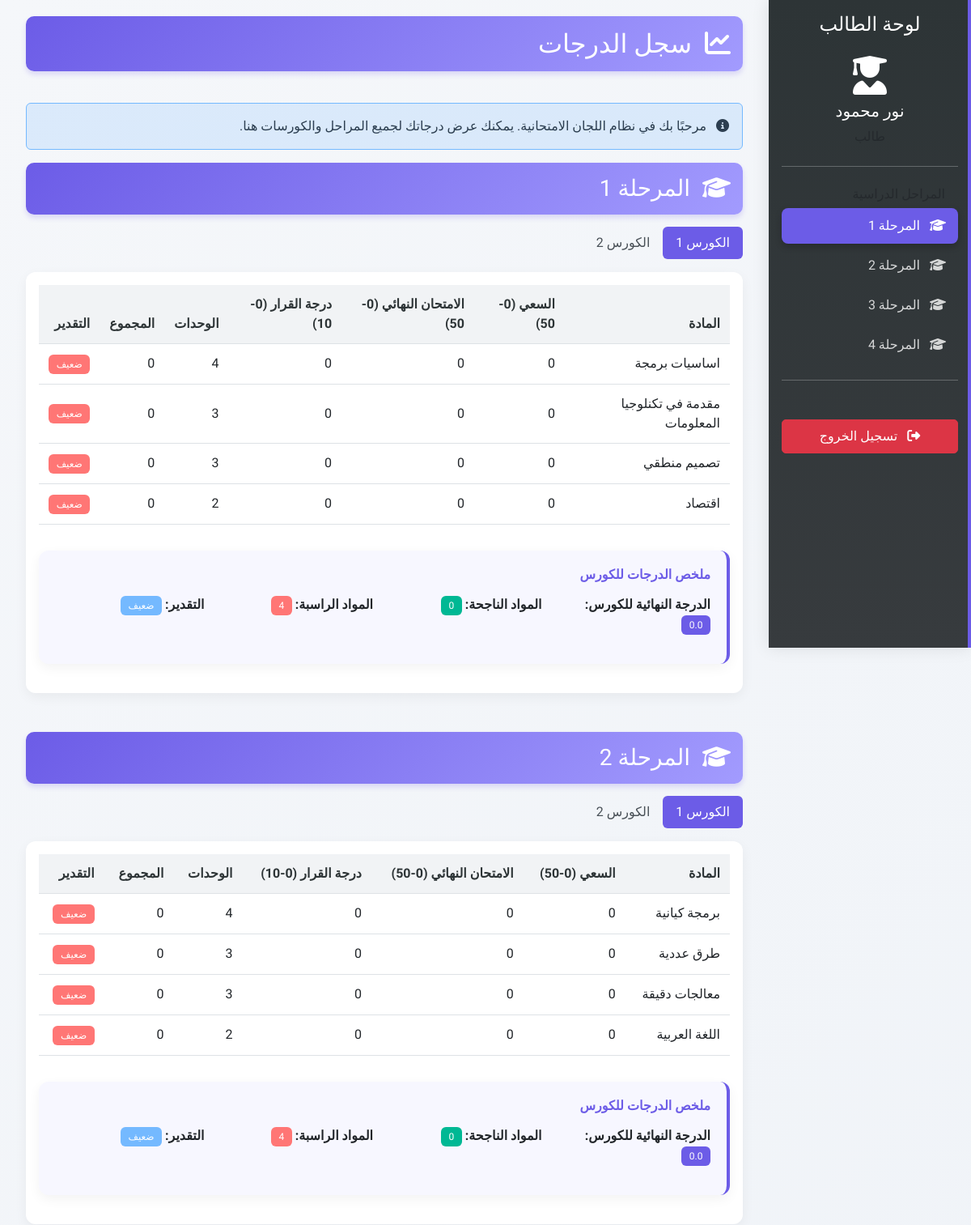
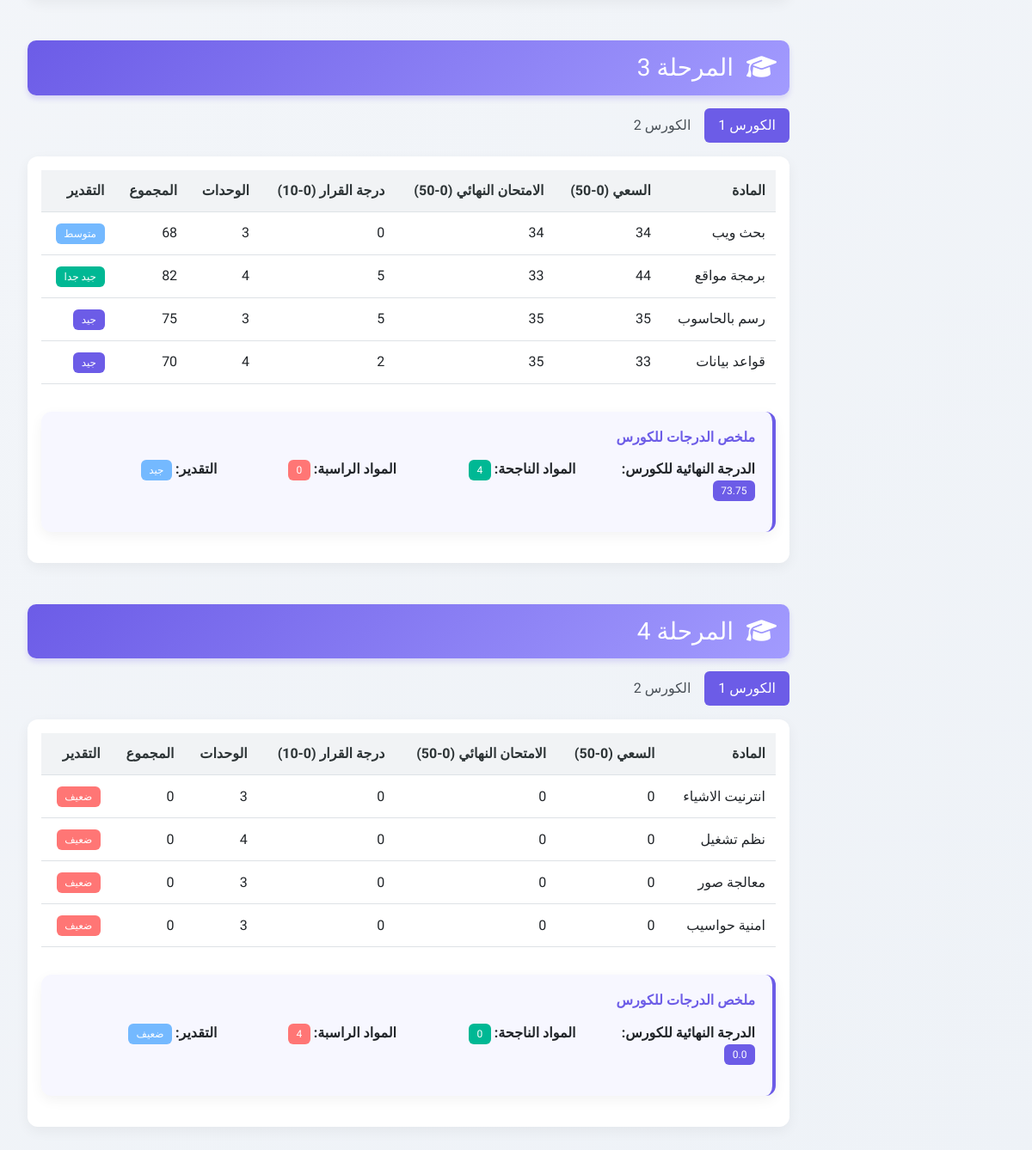
The page /student/dashboard (signed in) on the database its author committed (2 pictures, top to bottom).
### app.py (models this page shows, shortened)
class User(db.Model, UserMixin):
    id = db.Column(db.Integer, primary_key=True)
    username = db.Column(db.String(100), unique=True, nullable=False)
    password_hash = db.Column(db.String(200), nullable=False)
    name = db.Column(db.String(100), nullable=False)
    user_type = db.Column(db.String(20), nullable=False)  # 'instructor' or 'student'

class Course(db.Model):
    id = db.Column(db.Integer, primary_key=True)
    name = db.Column(db.String(100), nullable=False)
    stage = db.Column(db.Integer, nullable=False)  # 1, 2, 3, or 4
    semester = db.Column(db.Integer, nullable=False)  # 1 or 2
    units = db.Column(db.Integer, nullable=False)  # between 2-8
    grades = db.relationship('Grade', backref='course', lazy=True)

class Grade(db.Model):
    id = db.Column(db.Integer, primary_key=True)
    student_id = db.Column(db.Integer, db.ForeignKey('student.id'), nullable=False)
    course_id = db.Column(db.Integer, db.ForeignKey('course.id'), nullable=False)
    coursework = db.Column(db.Integer, nullable=False, default=0)  # 0-50
    final_exam = db.Column(db.Integer, nullable=False, default=0)  # 0-50
    decision_marks = db.Column(db.Integer, nullable=False, default=0)  # 0-10
    academic_year = db.Column(db.String(20), nullable=False)
    @property
    def total(self):
        return self.coursework + self.final_exam + self.decision_marks
    @property
    def grade_evaluation(self):
        total = self.total
        if total < 50:
            return "ضعيف"
        elif total < 60:
            return "مقبول"
        elif total < 70:
            return "متوسط"
        elif total < 80:
            return "جيد"
        elif total < 90:
            return "جيد جدا"
        else:
            return "امتياز"

### app.py (the view)
@app.route('/student/dashboard')
@login_required
def student_dashboard():
    if current_user.user_type != 'student':
        flash('غير مصرح لك بالوصول إلى هذه الصفحة', 'danger')
        return redirect(url_for('login'))
    student = Student.query.filter_by(user_id=current_user.id).first()
    if not student:
        flash('لم يتم العثور على بيانات الطالب', 'danger')
        return redirect(url_for('login'))
    stages = [1, 2, 3, 4]
    semesters = [1, 2]
    all_grades = {}
    for stage in stages:
        all_grades[stage] = {}
        for semester in semesters:
            courses = Course.query.filter_by(stage=stage, semester=semester).all()
            grades = []
            for course in courses:
                grade = Grade.query.filter_by(student_id=student.id, course_id=course.id).first()
                if grade:
                    grades.append({
                        'course': course,
                        'grade': grade
                    })
            all_grades[stage][semester] = grades
    return render_template('student_dashboard.html', all_grades=all_grades, stages=stages, semesters=semesters)

### templates/student_dashboard.html (shortened to what this page needs)
{% extends "base.html" %}
{% block content %}
<div class="sidebar">
    <div class="p-3">
        <h4 class="text-center mb-4">لوحة الطالب</h4>
        <div class="text-center mb-4">
            <i class="fas fa-user-graduate fa-3x mb-2"></i>
            <h5>{{ current_user.name }}</h5>
            <p class="text-muted">طالب</p>
        </div>
        <hr>
        <h6 class="sidebar-heading px-3 mt-4 mb-2 text-muted">المراحل الدراسية</h6>
        <ul class="nav flex-column" id="stageNav">
            {% for stage in stages %}
            <li class="nav-item">
                <a class="nav-link {% if loop.first %}active{% endif %}" href="#stage{{ stage }}">
                    <i class="fas fa-graduation-cap me-2"></i>
                    المرحلة {{ stage }}
                </a>
            </li>
            {% endfor %}
        </ul>
        <hr>
        <div class="mt-5">
            <a href="{{ url_for('logout') }}" class="btn btn-danger w-100">
                <i class="fas fa-sign-out-alt me-2"></i>
                تسجيل الخروج
            </a>
        </div>
    </div>
</div>
<div class="content">
    <div class="container-fluid">
        <div class="row mb-4">
            <div class="col-md-12">
                <h2 class="stage-title fade-in">
                    <i class="fas fa-chart-line me-2"></i>
                    سجل الدرجات
                </h2>
            </div>
        </div>
        <div class="alert alert-info fade-in" role="alert">
            <i class="fas fa-info-circle me-2"></i>
            مرحبًا بك في نظام اللجان الامتحانية. يمكنك عرض درجاتك لجميع المراحل والكورسات هنا.
        </div>
        <div class="slide-in">
            {% for stage in stages %}
                <div id="stage{{ stage }}" class="mb-5">
                    <h3 class="stage-title">
                        <i class="fas fa-graduation-cap me-2"></i>
                        المرحلة {{ stage }}
                    </h3>
                    <ul class="nav nav-pills mb-3" id="pills-tab-{{ stage }}" role="tablist">
                        {% for semester in semesters %}
                            <li class="nav-item" role="presentation">
                                <button class="nav-link {% if loop.first %}active{% endif %}"
                                        id="pills-semester{{ stage }}-{{ semester }}-tab"
                                        data-bs-toggle="pill"
                                        data-bs-target="#pills-semester{{ stage }}-{{ semester }}"
                                        type="button"
                                        role="tab"
                                        aria-controls="pills-semester{{ stage }}-{{ semester }}"
                                        aria-selected="{% if loop.first %}true{% else %}false{% endif %}">
                                    الكورس {{ semester }}
                                </button>
                            </li>
                        {% endfor %}
                    </ul>
                    <div class="tab-content" id="pills-tabContent-{{ stage }}">
                        {% for semester in semesters %}
                            <div class="tab-pane fade {% if loop.first %}show active{% endif %}"
                                 id="pills-semester{{ stage }}-{{ semester }}"
                                 role="tabpanel"
                                 aria-labelledby="pills-semester{{ stage }}-{{ semester }}-tab">
                                {% if all_grades[stage][semester] %}
                                    <div class="card grade-table">
                                        <div class="card-body">
                                            <div class="table-responsive">
                                                <table class="table table-hover">
                                                    <thead>
                                                        <tr>
                                                            <th>المادة</th>
                                                            <th>السعي (0-50)</th>
                                                            <th>الامتحان النهائي (0-50)</th>
                                                            <th>درجة القرار (0-10)</th>
                                                            <th>الوحدات</th>
                                                            <th>المجموع</th>
                                                            <th>التقدير</th>
                                                        </tr>
                                                    </thead>
                                                    <tbody>
                                                        {% for item in all_grades[stage][semester] %}
                                                            <tr>
                                                                <td>{{ item.course.name }}</td>
                                                                <td>{{ item.grade.coursework }}</td>
                                                                <td>{{ item.grade.final_exam }}</td>
                                                                <td>{{ item.grade.decision_marks }}</td>
                                                                <td>{{ item.course.units }}</td>
                                                                <td>{{ item.grade.total }}</td>
                                                                <td>
                                                                    <span class="badge {% if item.grade.total < 50 %}bg-danger{% elif item.grade.total < 60 %}bg-warning{% elif item.grade.total < 70 %}bg-info{% elif item.grade.total < 80 %}bg-primary{% elif item.grade.total < 90 %}bg-success{% else %}bg-success{% endif %}">
                                                                        {{ item.grade.grade_evaluation }}
                                                                    </span>
                                                                </td>
                                                            </tr>
                                                        {% endfor %}
                                                    </tbody>
                                                </table>
                                            </div>
                                            {% set total_grades = namespace(value=0) %}
                                            {% set passed_courses = namespace(value=0) %}
                                            {% set failed_courses = namespace(value=0) %}
                                            {% for item in all_grades[stage][semester] %}
                                                {% set total_grades.value = total_grades.value + item.grade.total %}
                                                {% if item.grade.total >= 50 %}
                                                    {% set passed_courses.value = passed_courses.value + 1 %}
                                                {% else %}
                                                    {% set failed_courses.value = failed_courses.value + 1 %}
                                                {% endif %}
                                            {% endfor %}
                                            {% set average_grade = total_grades.value / all_grades[stage][semester]|length if all_grades[stage][semester]|length > 0 else 0 %}
                                            {% set overall_evaluation = '' %}
                                            {% if average_grade < 50 %}
                                                {% set overall_evaluation = 'ضعيف' %}
                                            {% elif average_grade < 60 %}
                                                {% set overall_evaluation = 'مقبول' %}
                                            {% elif average_grade < 70 %}
                                                {% set overall_evaluation = 'متوسط' %}
                                            {% elif average_grade < 80 %}
                                                {% set overall_evaluation = 'جيد' %}
                                            {% elif average_grade < 90 %}
                                                {% set overall_evaluation = 'جيد جدا' %}
                                            {% else %}
                                                {% set overall_evaluation = 'امتياز' %}
                                            {% endif %}
                                            <div class="summary-box mt-3">
                                                <h6 class="mb-3">ملخص الدرجات للكورس</h6>
                                                <div class="row">
                                                    <div class="col-md-3">
                                                        <p><strong>الدرجة النهائية للكورس:</strong> <span class="badge bg-primary">{{ average_grade|round(2) }}</span></p>
                                                    </div>
                                                    <div class="col-md-3">
                                                        <p><strong>المواد الناجحة:</strong> <span class="badge bg-success">{{ passed_courses.value }}</span></p>
                                                    </div>
                                                    <div class="col-md-3">
                                                        <p><strong>المواد الراسبة:</strong> <span class="badge bg-danger">{{ failed_courses.value }}</span></p>
                                                    </div>
                                                    <div class="col-md-3">
                                                        <p><strong>التقدير:</strong> <span class="badge bg-info">{{ overall_evaluation }}</span></p>
                                                    </div>
                                                </div>
                                            </div>
                                        </div>
                                    </div>
                                {% else %}
                                    <div class="alert alert-warning">
                                        <i class="fas fa-exclamation-circle me-2"></i>
                                        لا توجد درجات متاحة لهذا الكورس.
                                    </div>
                                {% endif %}
                            </div>
                        {% endfor %}
                    </div>
                </div>
            {% endfor %}
        </div>
    </div>
</div>
{% endblock %}

### rows shown on the page
User: name "نور محمود"
Course: course.name "اساسيات برمجة", course.units "4"
Grade: grade.coursework "0", grade.final_exam "0", grade.decision_marks "0", grade.total "0", grade.grade_evaluation "ضعيف"
Course: course.name "مقدمة في تكنلوجيا المعلومات", course.units "3"
Grade: grade.coursework "0", grade.final_exam "0", grade.decision_marks "0", grade.total "0", grade.grade_evaluation "ضعيف"
Course: course.name "تصميم منطقي", course.units "3"
Grade: grade.coursework "0", grade.final_exam "0", grade.decision_marks "0", grade.total "0", grade.grade_evaluation "ضعيف"
Course: course.name "اقتصاد", course.units "2"
Grade: grade.coursework "0", grade.final_exam "0", grade.decision_marks "0", grade.total "0", grade.grade_evaluation "ضعيف"
Course: course.name "برمجة كيانية", course.units "4"
Grade: grade.coursework "0", grade.final_exam "0", grade.decision_marks "0", grade.total "0", grade.grade_evaluation "ضعيف"
Course: course.name "طرق عددية", course.units "3"
Grade: grade.coursework "0", grade.final_exam "0", grade.decision_marks "0", grade.total "0", grade.grade_evaluation "ضعيف"
Course: course.name "معالجات دقيقة", course.units "3"
Grade: grade.coursework "0", grade.final_exam "0", grade.decision_marks "0", grade.total "0", grade.grade_evaluation "ضعيف"
Course: course.name "اللغة العربية", course.units "2"
Grade: grade.coursework "0", grade.final_exam "0", grade.decision_marks "0", grade.total "0", grade.grade_evaluation "ضعيف"
Course: course.name "بحث ويب", course.units "3"
Grade: grade.coursework "34", grade.final_exam "34", grade.decision_marks "0", grade.total "68", grade.grade_evaluation "متوسط"
Course: course.name "برمجة مواقع", course.units "4"
Grade: grade.coursework "44", grade.final_exam "33", grade.decision_marks "5", grade.total "82", grade.grade_evaluation "جيد جدا"
Course: course.name "رسم بالحاسوب", course.units "3"
Grade: grade.coursework "35", grade.final_exam "35", grade.decision_marks "5", grade.total "75", grade.grade_evaluation "جيد"
Course: course.name "قواعد بيانات", course.units "4"
Grade: grade.coursework "33", grade.final_exam "35", grade.decision_marks "2", grade.total "70", grade.grade_evaluation "جيد"
Course: course.name "انترنيت الاشياء", course.units "3"
Grade: grade.coursework "0", grade.final_exam "0", grade.decision_marks "0", grade.total "0", grade.grade_evaluation "ضعيف"
Course: course.name "نظم تشغيل", course.units "4"
Grade: grade.coursework "0", grade.final_exam "0", grade.decision_marks "0", grade.total "0", grade.grade_evaluation "ضعيف"
Course: course.name "معالجة صور", course.units "3"
Grade: grade.coursework "0", grade.final_exam "0", grade.decision_marks "0", grade.total "0", grade.grade_evaluation "ضعيف"
Course: course.name "امنية حواسيب", course.units "3"
Grade: grade.coursework "0", grade.final_exam "0", grade.decision_marks "0", grade.total "0", grade.grade_evaluation "ضعيف"

### other values the page prints
{{ stage }} "1" "2" "3" "4"
{{ semester }} "1" "2" "1" "2" "1" "2" "1" "2"
{{ average_grade|round(2) }} "0.0" "0.0" "73.75" "0.0"
{{ passed_courses.value }} "0" "0" "4" "0"
{{ failed_courses.value }} "4" "4" "0" "4"
{{ overall_evaluation }} "ضعيف" "ضعيف" "جيد" "ضعيف"
